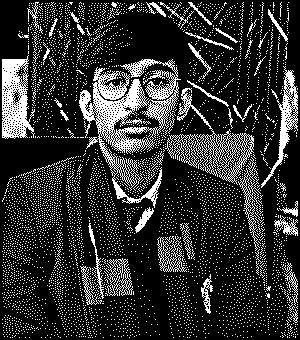
#> input picture assets/dark_dither.png, 300 x 340 px
$ python preview_render.py
#> lines starting #> are read from the running program, lines starting #| are printed output that depends on the picture
import os
import numpy as np
from PIL import Image

SCRIPT_DIR = os.path.dirname(os.path.abspath(__file__))
REPO_ROOT = os.path.dirname(SCRIPT_DIR)
ASSETS_DIR = os.path.join(REPO_ROOT, "assets")

# Inspect the dithered image and create an RGB visualization of the dark and light modes
dark_dither = np.array(Image.open(os.path.join(ASSETS_DIR, "dark_dither.png"))) > 0
#> dark_dither: shape (340, 300) bool; 19% white in thin lines or dots
light_dither = np.array(Image.open(os.path.join(ASSETS_DIR, "light_dither.png"))) > 0
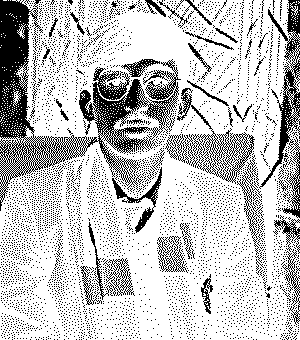
#> input picture assets/light_dither.png, 300 x 340 px
#> light_dither: shape (340, 300) bool; 76.4% white; black in thin lines or dots

# Dark palette: portrait #A78BFA, background #0A101F
dark_rgb = np.full((340, 300, 3), [10, 16, 31], dtype=np.uint8) # #0A101F
dark_rgb[dark_dither] = [167, 139, 250] # #A78BFA
Image.fromarray(dark_rgb).save(os.path.join(ASSETS_DIR, "dark_preview.png"))
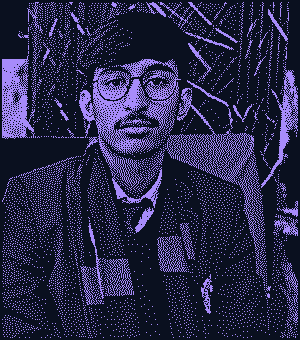
#> saved as dark_preview.png: PIL image 300x340 RGB; mean R, G, B 39.9, 39.4, 72.7

# Light palette: portrait #7C3AED, background #F8FAFC
light_rgb = np.full((340, 300, 3), [248, 250, 252], dtype=np.uint8) # #F8FAFC
light_rgb[light_dither] = [124, 58, 237] # #7C3AED
Image.fromarray(light_rgb).save(os.path.join(ASSETS_DIR, "light_preview.png"))
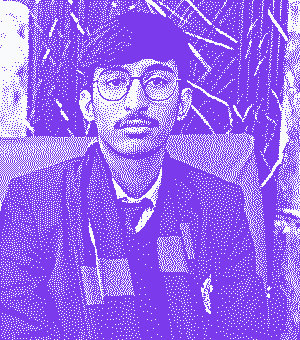
#> saved as light_preview.png: PIL image 300x340 RGB; mean R, G, B 153.2, 103.2, 240.5

print("Saved preview images.")
